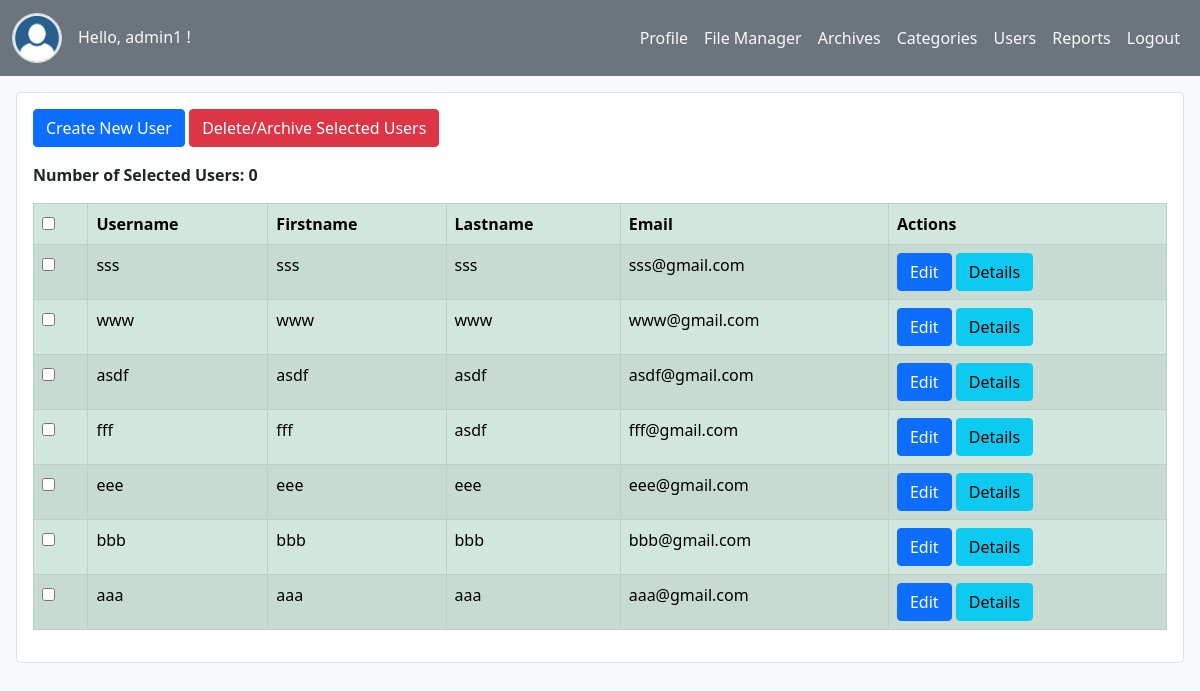
The app's page /file_manager/admin_users/ (signed in), older data.
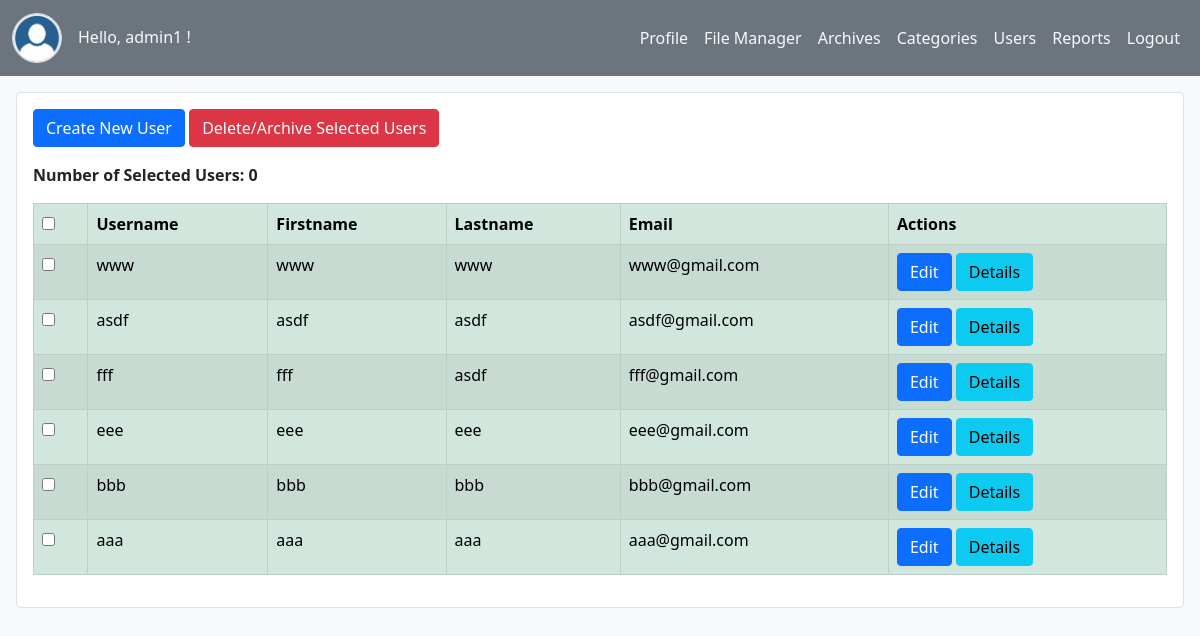
The same page, newer data.
### accounts/models.py (models this page shows, shortened)
class User(models.Model):
    first_name = models.CharField(max_length=100)
    last_name = models.CharField(max_length=100)
    username = models.CharField(max_length=50, unique=True, blank=False)
    password = models.CharField(max_length=100, blank=False)
    email = models.EmailField(max_length=100, blank=False)
    is_archived = models.BooleanField(default=False)
    profile_image = models.ImageField(upload_to=path_and_rename, default='profile_images/default_profile_img.png', null=True, blank=True)
    is_admin = models.BooleanField(default=False)
    creation_date = models.DateTimeField(auto_now_add=True)
    last_update = models.DateTimeField(auto_now=True)

### file_manager/views.py (the view)
# urls.py: path('admin_users/', views.admin_users, name='admin_users'),
def admin_users(request):
    id = request.session.get('user_id', '')
    if id == '':
        return redirect('accounts:login')
    user = get_object_or_404(User, pk=id)
    if not user.is_admin:
        return redirect('accounts:profile')
    users = User.objects.filter(is_admin=False, is_archived=False).order_by('-creation_date')
    context = {
        'users' : users,
        'user' : user
    }
    return render(request, 'file_manager/admin_users.html', context)

### file_manager/templates/file_manager/admin_users.html (shortened to what this page needs)
<!DOCTYPE html>
<html lang="en">
<head>
    {% load static %}
    <link rel="stylesheet" href="{% static 'bootstrap/css/bootstrap.min.css' %}">
    <link rel="stylesheet" href="{% static 'nav/navbar.css' %}">
    <link rel="stylesheet" href="{% static 'file_manager/css/users.css' %}">
</head>
<body class="bg-light">
    {% include './navbar.html' with user=user %}
    <div class="users-container border rounded-3 bg-white m-3 p-3">
        <button class="btn btn-primary" id="add-new-user-btn">Create New User</button>
        <button class="btn btn-danger" id="delete-user-btn">Delete/Archive Selected Users</button>
        <p class="fw-bold my-3"><span>Number of Selected Users: </span><span id="selected-users-count">0</span></p>
        <table id="user-table" class="table table-striped table-success table-bordered">
            <thead>
                <tr>
                    <th><input type="checkbox" id="checkbox-all"></th>
                    <th>Username</th>
                    <th>Firstname</th>
                    <th>Lastname</th>
                    <th>Email</th>
                    <th>Actions</th>
                </tr>
            </thead>
            <tbody id="user-tbody">
            {% if users.count == 0 %}
                <tr id="no-users">
                    <td colspan="6">no users available</td>
                </tr>
            {% else %}
                {% for u in users %}
                    <tr class="row-user" id="user-id-{{u.id}}">
                        <td class='col-checkbox'><input type="checkbox" name="user-checkbox" data-pk="{{u.id}}"></td>
                        <td class="col-username" data-user-id="{{u.id}}" data-profile-path="{{u.profile_image.url}}">{{u.username}}</td>
                        <td class="col-firstname">{{u.first_name}}</td>
                        <td class="col-lastname">{{u.last_name}}</td>
                        <td class="col-email">{{u.email}}</td>
                        <td class="col-actions">
                            <button class="edit-user-btn btn btn-primary" data-pk="{{u.id}}">Edit</button>
                            <button class="details-user-btn btn btn-info" data-pk="{{u.id}}">Details</button>
                        </td>
                    </tr>
                {% endfor %}
            {% endif %}
            </tbody>
        </table>
    </div>
</body>
</html>

### file_manager/templates/file_manager/navbar.html (shortened to what this page needs)
<nav class="navbar navbar-expand-lg navbar-light bg-secondary">
    <div class="container-fluid">
        <a class="navbar-brand d-flex flex-row" href="#" >
            <div class="profile-img-container d-flex justify-content-center align-items-center border rounded-circle">
                <img src="{{ user.profile_image.url }}" alt="user profile img" width="50" height="50" class="d-inline-block">
            </div>
            <h6 class="ms-3 my-auto text-light">Hello, {{user.username}} !</h6>
        </a>
        <div class="collapse h-100 navbar-collapse d-flex flex-row justify-content-end" id="navbarNavAltMarkup">
            <div class="navbar-nav h-100">
                <a class="nav-link text-light h-100" href="{% url 'accounts:profile' %}">Profile</a>
                <a class="nav-link text-light h-100" href="{% url 'file_manager:index' %}">File Manager</a>
                <a class="nav-link text-light h-100" href="{% url 'file_manager:archives' %}">Archives</a>
                {% if user.is_admin %}
                    <a class="nav-link text-light h-100" href="{% url 'file_manager:admin_categories' %}">Categories</a>
                    <a class="nav-link text-light h-100" href="{% url 'file_manager:admin_users' %}">Users</a>
                    <a class="nav-link text-light h-100" href="{% url 'reports:index' %}">Reports</a>
                {% endif %}
                <a href="#" class="nav-link text-light" id="logout-btn">Logout </a>
            </div>
        </div>
    </div>
</nav>

### static/nav/navbar.css (style rules this page uses)
.profile-img-container { width: 50px; height: 50px; overflow: hidden ; }
.profile-img-container img { object-fit: cover; }

Row changes from the older to the newer data that the page shows:
no longer on this page (row edited): User: username "sss", first_name "sss", last_name "sss", email "sss@gmail.com"
